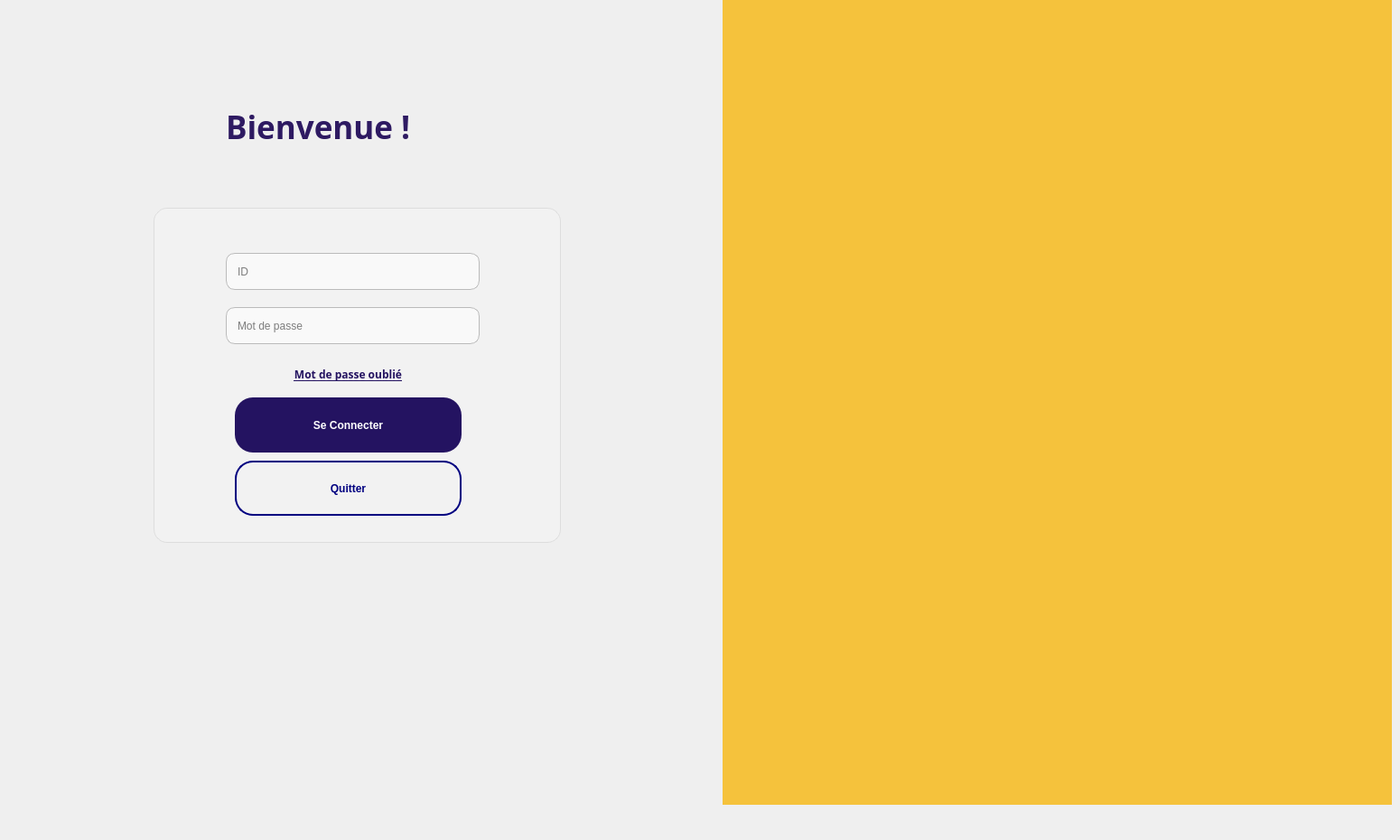
    <widget class="QWidget" name="page">
     <widget class="QLabel" name="label_13">
      <property name="geometry">
       <rect>
        <x>250</x>
        <y>90</y>
        <width>271</width>
        <height>101</height>
       </rect>
      </property>
      <property name="font">
       <font>
        <family>Poppins</family>
        <pointsize>26</pointsize>
        <bold>true</bold>
       </font>
      </property>
      <property name="styleSheet">
       <string notr="true">color: rgb(46, 26, 98);</string>
      </property>
      <property name="text">
       <string>Bienvenue !</string>
      </property>
     </widget>
     <widget class="QWidget" name="widget" native="true">
      <property name="geometry">
       <rect>
        <x>800</x>
        <y>-30</y>
        <width>741</width>
        <height>921</height>
       </rect>
      </property>
      <property name="styleSheet">
       <string notr="true">background-color: #F5C23C</string>
      </property>
      <widget class="QLabel" name="label">
       <property name="geometry">
        <rect>
         <x>100</x>
         <y>230</y>
         <width>521</width>
         <height>411</height>
        </rect>
       </property>
       <property name="text">
        <string/>
       </property>
       <property name="pixmap">
        <pixmap resource="resources.qrc">:/images/hlow.png</pixmap>
       </property>
       <property name="scaledContents">
        <bool>true</bool>
       </property>
      </widget>
     </widget>
     <widget class="QFrame" name="frame">
      <property name="geometry">
       <rect>
        <x>170</x>
        <y>230</y>
        <width>451</width>
        <height>371</height>
       </rect>
      </property>
      <property name="styleSheet">
       <string notr="true">QFrame {
    background-color:#F2F2F2;
    border-radius: 15px;
    border: 1px solid #ddd;
    box-shadow: 0px 4px 12px rgba(0,0,0,0.2); /* only works in Qt6 with QSS extensions */
}
</string>
      </property>
      <property name="frameShape">
       <enum>QFrame::Shape::NoFrame</enum>
      </property>
      <property name="frameShadow">
       <enum>QFrame::Shadow::Raised</enum>
      </property>
      <widget class="QPushButton" name="quitterlog">
       <property name="geometry">
        <rect>
         <x>90</x>
         <y>280</y>
         <width>251</width>
         <height>61</height>
        </rect>
       </property>
       <property name="styleSheet">
        <string notr="true">QPushButton {
    background-color: transparent;
    color: navy;
    border: 2px solid navy;
    border-radius: 20px;
    padding: 10px 20px;
    font-weight: bold;
}
QPushButton:hover {
    background-color: rgba(0,0,128,0.1);
}</string>
       </property>
       <property name="text">
        <string>Quitter</string>
       </property>
      </widget>
      <widget class="QPushButton" name="connect">
       <property name="geometry">
        <rect>
         <x>90</x>
         <y>210</y>
         <width>251</width>
         <height>61</height>
        </rect>
       </property>
       <property name="styleSheet">
        <string notr="true">QPushButton {
    background-color: #241361;
    color: white;
    border-radius: 20px;
    padding: 10px 20px;
    font-weight: bold;
}
QPushButton:hover {
    background-color: #000080;
}</string>
       </property>
       <property name="text">
        <string>Se Connecter</string>
       </property>
      </widget>
      <widget class="QPushButton" name="forgcon">
       <property name="geometry">
        <rect>
         <x>130</x>
         <y>170</y>
         <width>171</width>
         <height>29</height>
        </rect>
       </property>
       <property name="font">
        <font>
         <family>Poppins</family>
         <bold>true</bold>
         <underline>true</underline>
        </font>
       </property>
       <property name="styleSheet">
        <string notr="true">color: rgb(36, 19, 97);</string>
       </property>
       <property name="text">
        <string>Mot de passe oublié</string>
       </property>
       <property name="flat">
        <bool>true</bool>
       </property>
      </widget>
      <widget class="QLineEdit" name="IDcon">
       <property name="geometry">
        <rect>
         <x>80</x>
         <y>50</y>
         <width>281</width>
         <height>41</height>
        </rect>
       </property>
       <property name="styleSheet">
        <string notr="true">QLineEdit {
    background: #f9f9f9;

    border: 1px solid #bbb;
    border-radius: 10px;
    padding: 6px 10px;
	color:black
}
QLineEdit:focus {
    border: 1px solid #5c6bc0; /* highlight on focus */
    background: #fff;
}</string>
       </property>
       <property name="placeholderText">
        <string>ID</string>
       </property>
      </widget>
      <widget class="QLineEdit" name="passcon">
       <property name="geometry">
        <rect>
         <x>80</x>
         <y>110</y>
         <width>281</width>
         <height>41</height>
        </rect>
       </property>
       <property name="styleSheet">
        <string notr="true">QLineEdit {
    background: #f9f9f9;
    border: 1px solid #bbb;
    border-radius: 10px;
    padding: 6px 10px;
	color:black
}
QLineEdit:focus {
    border: 1px solid #5c6bc0; /* highlight on focus */
    background: #fff;
}</string>
       </property>
       <property name="placeholderText">
        <string>Mot de passe</string>
       </property>
      </widget>
     </widget>
    </widget>
